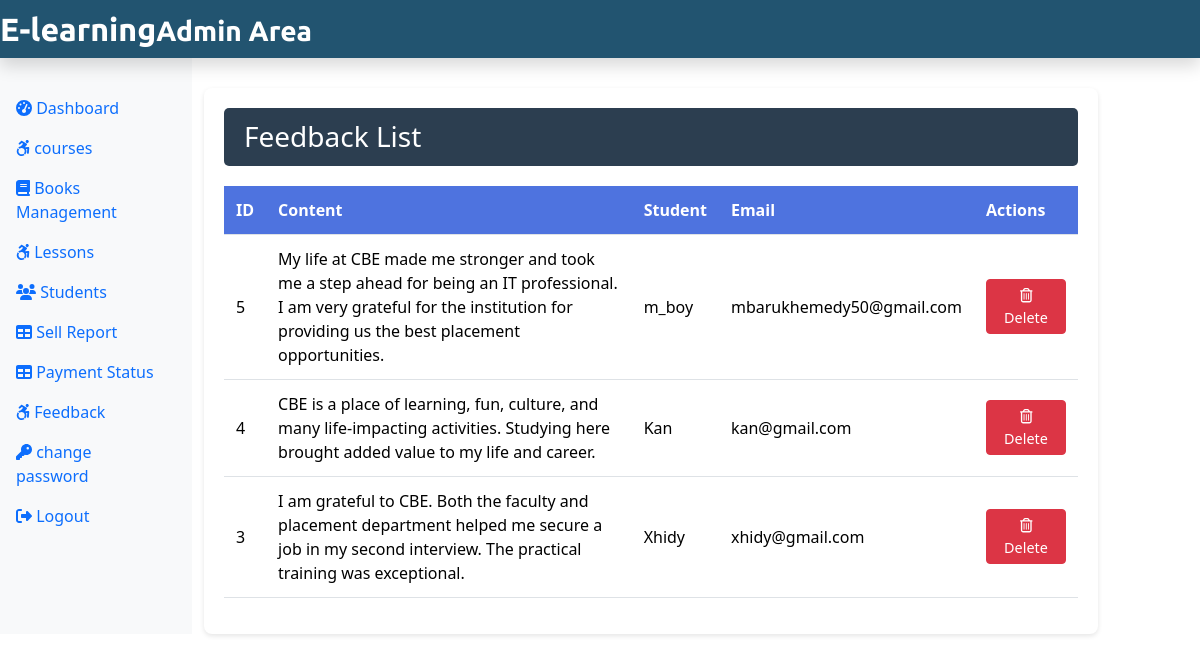
Screenshot of /admin/feedback.php (signed in) with the database file from the repository.
### tables this page shows
CREATE TABLE `feedback` (
  `f_id` int(11) NOT NULL,
  `f_content` text NOT NULL,
  `stud_id` int(11) NOT NULL
);

CREATE TABLE `student` (
  `stud_id` int(11) NOT NULL,
  `studname` varchar(255) NOT NULL,
  `studreg` varchar(255) DEFAULT NULL,
  `stuemail` varchar(255) NOT NULL,
  `stupass` varchar(255) NOT NULL,
  `stu_occ` text DEFAULT NULL,
  `stu_img` text DEFAULT NULL
);

### admin/feedback.php (the view, shortened to what this page needs)
<?php
include("./admininclude/header.php");
include("../dbconnection.php");
?>
<div class="col-sm-9 mt-5">
    <div class="feedback-container">
        <h3 class="feedback-header">Feedback List</h3>
        <?php
        $sql = "SELECT f.*, s.studname, s.stuemail
                FROM feedback f
                LEFT JOIN student s ON f.stud_id = s.stud_id
                ORDER BY f.f_id DESC";
        $result = $conn->query($sql);
        if($result->num_rows > 0){
        ?>
        <div class="table-responsive">
            <table class="table feedback-table">
                <thead>
                    <tr>
                        <th>ID</th>
                        <th>Content</th>
                        <th>Student</th>
                        <th>Email</th>
                        <th>Actions</th>
                    </tr>
                </thead>
                <tbody>
                    <?php
                    while($row = $result->fetch_assoc()){
                        echo '<tr>';
                        echo '<td>'.$row['f_id'].'</td>';
                        echo '<td class="feedback-content">'.htmlspecialchars($row['f_content']).'</td>';
                        echo '<td>'.htmlspecialchars($row['studname'] ?? 'Unknown').'</td>';
                        echo '<td>'.htmlspecialchars($row['stuemail'] ?? '').'</td>';
                        echo '<td>';
                        echo '
                        <form action="" method="POST" class="d-inline">
                            <input type="hidden" name="id" value="'.$row["f_id"].'">
                            <button type="submit" class="btn btn-danger action-btn" name="delete" value="delete"
                                onclick="return confirm(\'Are you sure you want to delete this feedback?\')">
                                <i class="far fa-trash-alt"></i> Delete
                            </button>
                        </form>
                        ';
                        echo '</td>';
                        echo '</tr>';
                    }
                    ?>
                </tbody>
            </table>
        </div>
        <?php
        } else {
            echo '<div class="no-feedback">
                    <i class="fas fa-comment-slash"></i>
                    <h4>No feedback found</h4>
                    <p>There are no feedback submissions to display.</p>
                  </div>';
        }
        ?>
    </div>
</div>
<?php
include("./admininclude/footer.php");
?>

### admin/feedback.php (style rules this page uses)
.feedback-container { padding: 20px; background-color: white; border-radius: 8px; box-shadow: 0 2px 5px rgba(0,0,0,0.1); }
.feedback-header { background-color: #2c3e50; color: white; padding: 12px 20px; border-radius: 5px; margin-bottom: 20px; }
.feedback-table { width: 100%; }
.feedback-table th { background-color: #4e73df; color: white; padding: 12px; }
.feedback-table td { padding: 12px; vertical-align: middle; }
.feedback-content { max-width: 400px; white-space: pre-wrap; word-wrap: break-word; }
.action-btn { padding: 5px 10px; border-radius: 4px; font-size: 0.9rem; }

### rows the page displays
feedback: f_id "5", f_content "My life at CBE made me stronger and took me a step ahead for being an IT professional. I am very grateful for the institution for providing us the best placement opportunities.", stud.studname "m_boy", stud.stuemail "mbarukhemedy50@gmail.com"
feedback: f_id "4", f_content "CBE is a place of learning, fun, culture, and many life-impacting activities. Studying here brought added value to my life and career.", stud.studname "Kan", stud.stuemail "kan@gmail.com"
feedback: f_id "3", f_content "I am grateful to CBE. Both the faculty and placement department helped me secure a job in my second interview. The practical training was exceptional.", stud.studname "Xhidy", stud.stuemail "xhidy@gmail.com"
